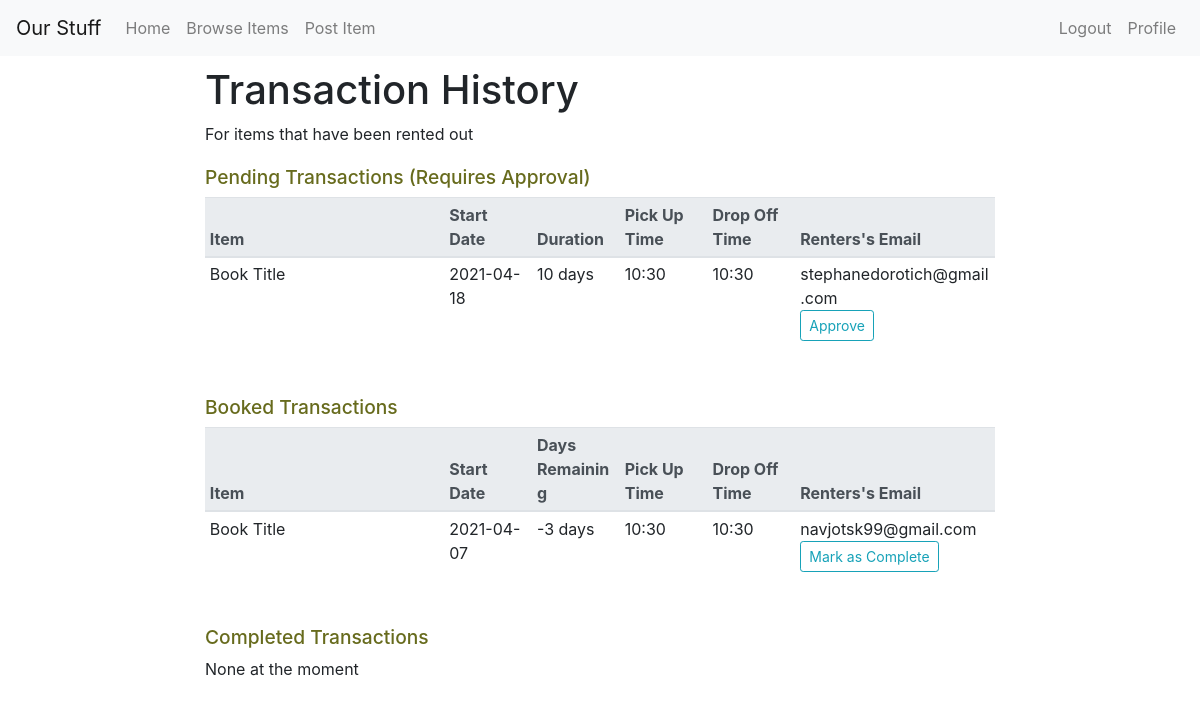
Page /profile/owner/transactions/all (signed in) on the earlier database version.
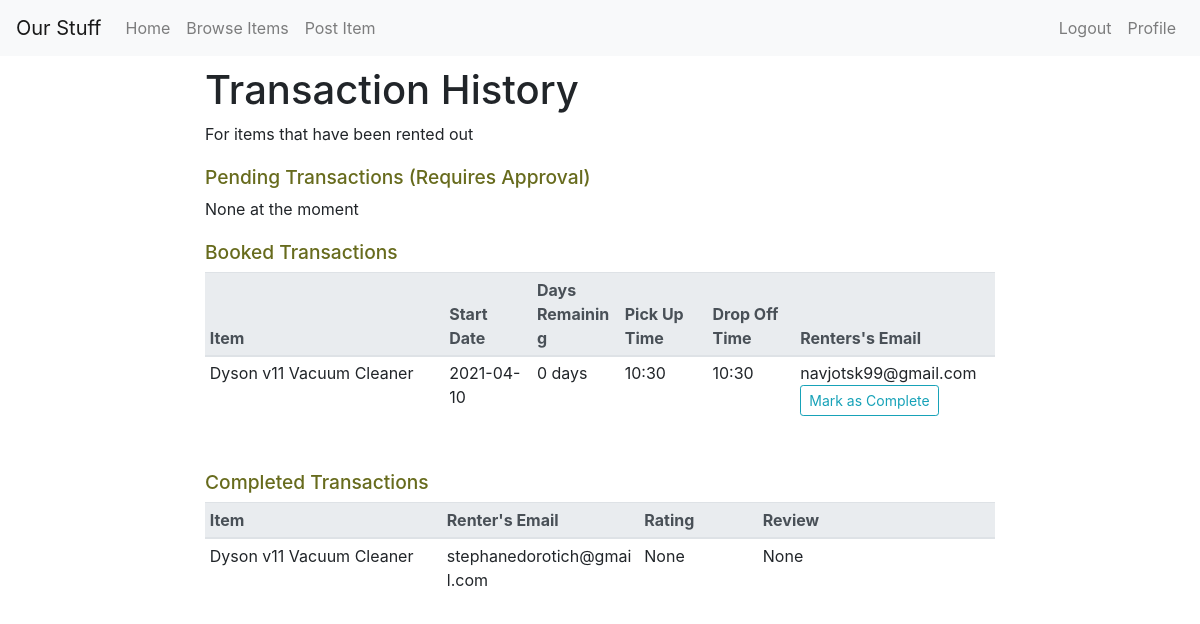
Same page on the later database version.
### tables this page shows
CREATE TABLE RENTAL
(
    tID				INTEGER		PRIMARY KEY,
    Renter_email	TEXT		NOT NULL,
    Owner_email		TEXT		NOT NULL,
    Item_title		TEXT		NOT NULL,
    Start_date		TEXT		NOT NULL,
    Duration		INTEGER		NOT NULL,
    Pick_up_time	TEXT		NOT NULL,
    Drop_off_time	TEXT		NOT NULL,
    Type			TEXT		NOT NULL,
    Rating			INTEGER     DEFAULT NULL,
    Review			TEXT        DEFAULT NULL,
    CONSTRAINT
        RENTER_FK FOREIGN KEY (Renter_email) REFERENCES USER(Email)
            ON DELETE SET NULL       ON UPDATE CASCADE,
    CONSTRAINT
        OWNER_FK FOREIGN KEY (Owner_email) REFERENCES USER(Email)
            ON DELETE SET NULL      ON UPDATE CASCADE,
    CONSTRAINT
        ITM_FK FOREIGN KEY (Item_title, Owner_email) REFERENCES ITEM(Title, Owner_email)
            ON DELETE SET NULL      ON UPDATE CASCADE
);

### OurStuff.py (the view, shortened to what this page needs)
@app.route('/profile/owner/transactions/all', methods = ['GET', 'POST'])
@login_required
def ownerTransactions():
    db = get_db()
    cur = db.cursor()
    pending = cur.execute('SELECT * FROM RENTAL WHERE Owner_email=? AND Type=?', (g.user['Email'],'pending',)).fetchall() # need to approve
    booked = cur.execute('SELECT * FROM RENTAL WHERE Owner_email=? AND Type=?', (g.user['Email'],'booked',)).fetchall() # active rental
    days_remaining = determineDaysRemaining(booked) # determine the number of days remaining for each booked rental
    complete = cur.execute('SELECT * FROM RENTAL WHERE Owner_email=? AND Type=?', (g.user['Email'],'complete',)).fetchall() # item returned
    if request.method=='GET':
        if pending and booked and complete:
            return render_template('ownerTransactions.html', pending = pending, booked = booked, days_remaining = days_remaining, complete = complete, zip=zip)
        elif pending and booked:
            return render_template('ownerTransactions.html', pending = pending, booked = booked, days_remaining = days_remaining, zip=zip)
        elif pending and complete:
            return render_template('ownerTransactions.html', pending = pending, complete = complete)
        elif booked and complete:
            return render_template('ownerTransactions.html', booked = booked, complete = complete, days_remaining = days_remaining, zip=zip)
        elif pending:
            return render_template('ownerTransactions.html', pending = pending)
        elif booked:
            return render_template('ownerTransactions.html', booked = booked, days_remaining = days_remaining, zip=zip)
        elif complete:
            return render_template('ownerTransactions.html', complete = complete)
        else:
            return render_template('ownerTransactions.html')

### OurStuff.py (called while the page is built)
def determineDaysRemaining(booked):
    days_remaining=[]
    for r in booked:
        start = datetime.strptime(r[4], '%Y-%m-%d')
        today = datetime.now()
        if today<start:
            days_remaining.append("Not yet started")
        else:
            diff = today - start
            remaining = r[5] - diff.days
            days_remaining.append(str(remaining) + " days")
    return days_remaining

### admin.py (called while the page is built)
@bp.before_app_request
def load_logged_in_admin():
    admin = session.get('admin')
    if admin is None:
        g.admin = None
    else:
        g.admin = get_db().execute(
            'SELECT * FROM ADMIN WHERE Admin_ID = ?', (admin,)
        ).fetchone()

### auth.py (called while the page is built)
@bp.before_app_request
def load_logged_in_user():
    user_id = session.get('user_id')
    if user_id is None:
        g.user = None
    else:
        g.user = get_db().execute(
            'SELECT * FROM user WHERE email = ?', (user_id,)
        ).fetchone()

### db.py (called while the page is built)
def get_db():
    if 'db' not in g:
        g.db = sqlite3.connect(db_name)
        g.db.row_factory = sqlite3.Row
    return g.db

### templates/ownerTransactions.html (shortened to what the changed rows need)
{% extends "base.html" %}
{% block content %}
        <div class="row">
            <div class="col-8">
              <h1 class="transaction-heading">Transaction History</h1>
              <h8>For items that have been rented out</h8>
              <h6>Pending Transactions (Requires Approval)</h6>
              {% if pending%}
                <table class="table table-sm transaction-table" width="100%">
                  <thead class="thead-light">
                    <tr>
                      <th scope="col" style="width:30%" >Item</th>
                      <th scope="col" style="width:11%">Start Date</th>
                      <th scope="col" style="width:11%">Duration</th>
                      <th scope="col" style="width:11%">Pick Up Time</th>
                      <th scope="col" style="width:11%">Drop Off Time</th>
                      <th scope="col" style="width:25%">Renters's Email</th>
                    </tr>
                  </thead>
                  <tbody>
                    {% for row in pending %}
                      <tr>
                        <td>{{row[3]}}</td>
                        <td>{{row[4]}}</td>
                        <td>{{row[5]}} days</td>
                        <td>{{row[6]}}</td>
                        <td>{{row[7]}}</td>
                        <td>{{row[1]}}
                          <form method="POST" action="{{ url_for('ownerTransactions', t=1)}}">
                            <button name="approveBtn" type="submit" class="btn btn-outline-info btn-sm btn float-left" value={{row[0]}}>Approve</button
                          </form>
                        </td>
                      </tr>
                    {% endfor %}
                  </tbody>
                </table>
              {% else %}
              <h8>None at the moment</h8>
              {% endif %}
              <h6>Booked Transactions</h6>
              {% if booked%}
                <table class="table table-sm transaction-table" width="100%">
                  <thead class="thead-light">
                    <tr>
                      <th scope="col" style="width:30%">Item</th>
                      <th scope="col" style="width:11%">Start Date</th>
                      <th scope="col" style="width:11%">Days Remaining</th>
                      <th scope="col" style="width:11%">Pick Up Time</th>
                      <th scope="col" style="width:11%">Drop Off Time</th>
                      <th scope="col" style="width:25%">Renters's Email</th>
                    </tr>
                  </thead>
                  <tbody>
                    {% for (row, i) in zip(booked,days_remaining) %}
                      <tr>
                        <td>{{row[3]}}</td>
                        <td>{{row[4]}}</td>
                        <td>{{i}}</td>
                        <td>{{row[6]}}</td>
                        <td>{{row[7]}}</td>
                        <td>{{row[1]}}
                          <form method="POST" action="{{ url_for('ownerTransactions', t=0)}}">
                            <button name="completeBtn" type="submit" class="btn btn-outline-info btn-sm btn float-left" value={{row[0]}}>Mark as Complete</button>
                          </form>
                        </td>
                      </tr>
                    {% endfor %}
                  </tbody>
                </table>
              {% else %}
              <h8>None at the moment</h8>
              {% endif %}
              <h6>Completed Transactions</h6>
              {% if complete%}
                <table class="table table-sm transaction-table" width="100%">
                  <thead class="thead-light">
                    <tr>
                      <th scope="col" style="width:30%">Item</th>
                      <th scope="col" style="width:25%">Renter's Email</th>
                      <th scope="col" style="width:15%">Rating</th>
                      <th scope="col" style="width:30%">Review</th>
                    </tr>
                  </thead>
                  <tbody>
                    {% for row in complete %}
                      <tr>
                        <td>{{row[3]}}</td>
                        <td>{{row[1]}}</td>
                        <td>{{row[9]}}</td>
                        <td>{{row[10]}}</td>
                      </tr>
                    {% endfor %}
                  </tbody>
                </table>
              {% else %}
              <h8>None at the moment</h8>
              {% endif %}
            </div>
        </div>
{% endblock content%}

Differences in the rows shown:
no longer on this page (row edited): RENTAL: Item_title "Book Title", Start_date "2021-04-18", Duration "10", Pick_up_time "10:30", Drop_off_time "10:30", Renter_email "stephanedorotich@gmail.com", {{ row[0] }} 2 (drawn), shown under "Pending Transactions (Requires Approval)"
no longer on this page (row edited): RENTAL: Item_title "Book Title", Start_date "2021-04-07", i "-3 days", Pick_up_time "10:30", Drop_off_time "10:30", Renter_email "navjotsk99@gmail.com", {{ row[0] }} 3 (drawn), shown under "Booked Transactions"
now on this page (row edited): RENTAL: Item_title "Dyson v11 Vacuum Cleaner", Start_date "2021-04-10", i "0 days", Pick_up_time "10:30", Drop_off_time "10:30", Renter_email "navjotsk99@gmail.com", {{ row[0] }} 4 (drawn), shown under "Booked Transactions"
added RENTAL: Item_title "Dyson v11 Vacuum Cleaner", Renter_email "stephanedorotich@gmail.com", row "None", shown under "Completed Transactions"
Other differences:
text no longer shown: "Start Date Duration Pick Up Time Drop Off Time Renters's Email"
text now shown: "Renter's Email Rating Review"
